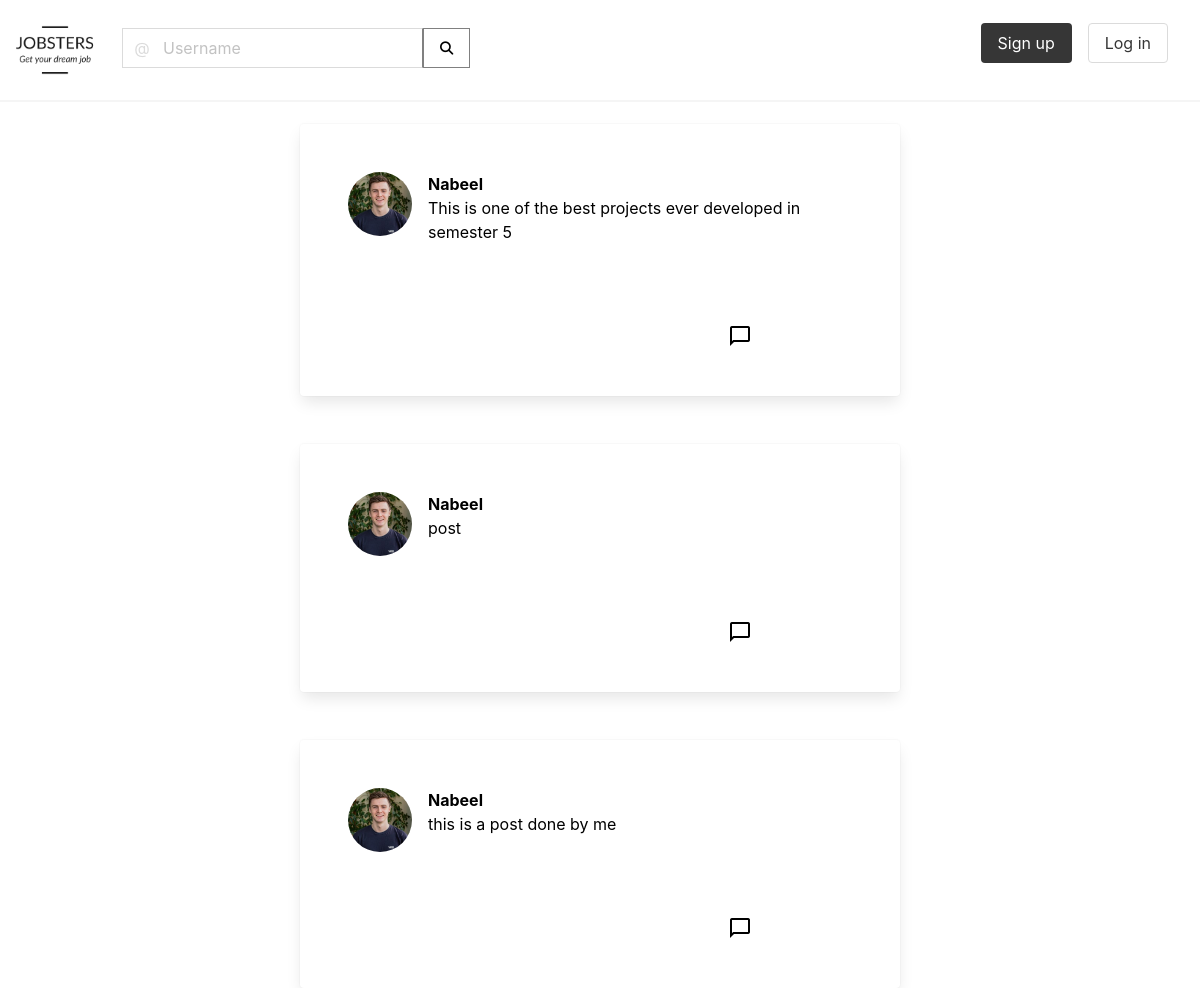
/global/feed/12/, run on the app's committed database.
### global/models.py (models this page shows)
class Post(models.Model):
    body=models.TextField()
    created_on=models.DateTimeField(default=timezone.now)
    author=models.ForeignKey(User,on_delete=models.CASCADE)

class UserProfile(models.Model):
    user = models.OneToOneField(User, primary_key=True, verbose_name='user',
                                related_name='profile', on_delete=models.CASCADE, db_constraint=False)
    name = models.CharField(max_length=30, blank=True, null=True)
    proffession = models.TextField(max_length=500, blank=True, null=True)
    birth_date=models.DateField(null=True, blank=True)
    location = models.CharField(max_length=100, blank=True, null=True)
    picture = models.ImageField(upload_to='uploads/profile_pictures', default='uploads/profile_pictures/default.png', blank=True)
    followers = models.ManyToManyField(User, blank=True, related_name='followers')
    resume = models.FileField(upload_to='documents/',
                              default='documents/yk_sugi_resume_new.docx', blank=True, null=True, validators=[FileExtensionValidator(['pdf'])])
    video_resume = models.FileField(upload_to='documents/',
                              default='documents/video_file.mp4', blank=True, null=True, validators=[FileExtensionValidator(['mp4'])])

### global/views.py (the view)
# urls.py: path('feed/<int:pk>/',FeedView.as_view(), name='feed'),
class FeedView(View):
    def get(self, request, pk, *args, **kwargs):
        profile = UserProfile.objects.get(pk=pk)
        followers = profile.followers.all()
        posts = Post.objects.filter(author__in=followers)
        if len(followers) == 0:
            is_following = False
        for follower in followers:
            if follower == request.user:
                is_following = True
                break
            else:
                is_following = False
        number_of_followers = len(followers)
        context = {
            'profile': profile,
            'posts': posts,
            'number_of_followers':number_of_followers,
            'is_following':is_following,
            'follower':followers
        }
        return render(request, 'global/followers_feed.html', context)

### global/templates/global/followers_feed.html (shortened to what this page needs)
{% extends 'landing/base.html' %}
{% block content %}
<div class="container">
    {% for post in posts  %}
    <a href=" {% url 'post_details' pk=post.pk %} " style="color: black;">
    <article style="width: 50vw;" class="media m-5 p-6 card">
    <figure class="media-left">
      <p class="image is-64x64">
        <img class="is-rounded" src="{{ post.author.profile.picture.url }}">
      </p>
    </figure>
    <div class="media-content">
      <div class="content ">
        <p>
          <strong>{{ post.author }}</strong>
          <br>
          {{ post.body }}
        </p>
      </div>
      <nav class="is-flex is-justify-content-space-around">
        <div class="level-left" style="margin-top: 5rem;">
          <a href=" {% url 'post_details' pk=post.pk %} " class="level-item" style="color: black;">
        <span class="material-symbols-outlined">
  </span>
          </a>
          </a>
        </div>
  {% endfor %}
{% endblock content %}

### static/landing/styles/style.css (style rules this page uses)
a { color: inherit; text-decoration: none; }
.container { display: grid; justify-content: center; align-items: center; height: 100vh; }
a { color: black; }
* { padding: 0; box-sizing: border-box; }
.container { padding-left: 2rem; padding-right: 2rem; }
@media (min-width: 750px) { .container { padding-left: 2rem; padding-right: 2rem; } }

### data on the page
Post: author.profile.picture (picture), author "Nabeel", body "This is one of the best projects ever developed in semester 5"
Post: author.profile.picture (picture), author "Nabeel", body "post"
Post: author.profile.picture (picture), author "Nabeel", body "this is a post done by me"
